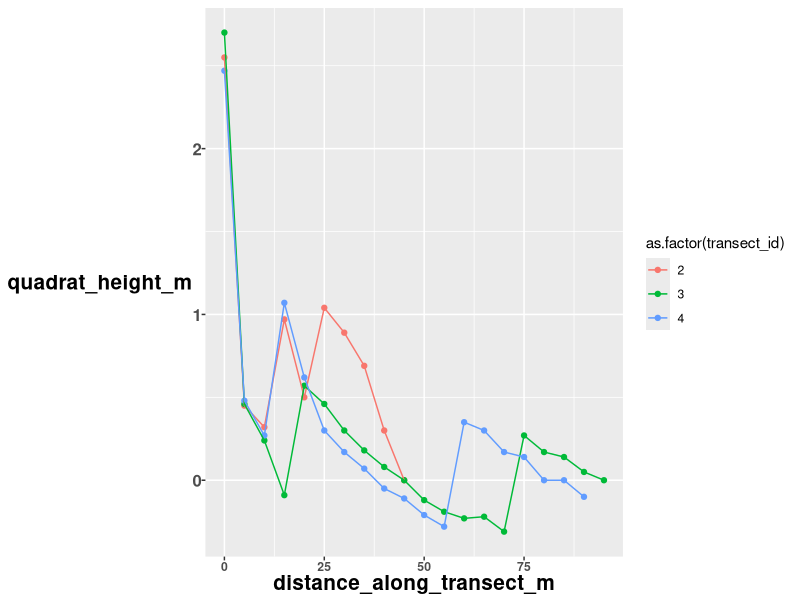

Write the R code that produced this figure.
##### IF YOU HAVEN'T INSTALLED PACKAGES RUN THIS, OTHERWISE SKIP IT #####
#install.packages("tidyverse")
#install.packages("plyr")
#install.packages("readxl")


##### WORKSPACE SET UP #####

## load packages
library(tidyverse)
library(plyr)
library(readxl)
library(ggplot2);theme_set(theme(axis.text.x = element_text(face="bold"),
                                   axis.text.y = element_text(size=12, face="bold"),
                                   axis.title.x = element_text(size=15, face="bold"),
                                   axis.title.y = element_text(size=15, face="bold")))

## tell R where to get the data. !!This is computer specific because it's where you downloaded the file
setwd("C:/Users/siobh/OneDrive - The University Of British Columbia/Project - Seaweed Seasonality Transects/seaweed_seasonality_2021-09-05/git_GW_seaweed_seasonality_transects")

## read in data
algae = read_excel("GW_seaweed_seasonality_transect_data.xlsx")
heights = read.csv("tideheights_with_quadrat_height.csv")


###### PLOT QUADRAT HEIGHTS ######
ggplot(heights, aes(y=quadrat_height_m, x=distance_along_transect_m, color=as.factor(transect_id)))+
  geom_point()+
  geom_line()


##### FORMAT DATA FOR ALGAL DATA FOR ANALYSIS ####
## remove transects 1 and 5
algae = subset(algae, algae$transect_id!=1& algae$transect_id!=5)


## how many total columns -> makes it so you don't have to edit numbers as new algae are added
n=ncol(algae)

## make all algae abundance columns numeric 
algae[,9:n] <- sapply(algae[,c(9:n)], as.numeric)

## fill empty cells (instances of 0 percnet cover) with 0
#algae[is.na(algae)]<-0

## pivot data. This is important for plotting and analysis later
algae.wide = algae %>% 
  pivot_longer(-c(1:8))

## rename value column
names(algae.wide)[names(algae.wide)=="value"]<-"percent_cover"

## separate out seaweed phylum info 
algae.wide = separate(data = algae.wide, 
                          col = name, 
                          into = c("seaweed_id","phylum"), 
                          sep = "__")

## make all the ulva_ be ulva_sp
algae.wide$seaweed_id=gsub("ulva_*", "ulvoid_sp__", algae.wide$seaweed_id)

## fix Ahnfeltia fastigiata
algae.wide$seaweed_id=gsub("ahnfeltia_sp", "ahnfeltia_fastigiata", algae.wide$seaweed_id)


## separate out old ulva species names
algae.wide = separate(data = algae.wide, 
                      col = seaweed_id, 
                      into = c("seaweed_id","old_ulva"), 
                      sep = "__")

## remove old ulva names and the donimant seaweed column
algae.wide = algae.wide[,-c(8,10)]


## remove times where percent coover is 0
algae.wide.sub = subset(algae.wide, algae.wide$percent_cover >0)

algae.wide.sub$seaweed_id = gsub("ulva_sp", "ulvoid_sp", algae.wide.sub$seaweed_id)

## summarize data to get list of seaweeds only found once
algae.wide.grouped = ddply(algae.wide.sub, c("seaweed_id"), 
                       summarise,
                       occurence = length(percent_cover))

## get list of algae found only once
once = subset(algae.wide.grouped, algae.wide.grouped$occurence==1)
once = c(unique(once$seaweed_id))

print(once)


## replace "crusticorallina_sp"  in data with "crustose_coralline"
algae.wide$seaweed_id=gsub("crusticorallina_sp", "crustose_coralline", algae.wide$seaweed_id)
algae.wide$seaweed_id=gsub("lithothamnion_sp", "crustose_coralline", algae.wide$seaweed_id)

## remove unkonwn seaweed
algae.wide = subset(algae.wide, algae.wide$seaweed_id!="unknown")

##### REMOVE SEAWEEDS ONLY FOUND ONCE AND THAT DON'T MAKE SENSE FROM THE DATASET #####
algae.wide.ns = subset(algae.wide, !(algae.wide$seaweed_id %in% c("plocamium_sp")))

##### ADD THE QUADRAT HEIGHT BY STADIAPOLE ######
## format the heigths file
heights.sub = heights[,c(1,2,11)]
#names(heights) <- c("transect_id", "distance_along_transect_m", "quadrat_height_m")

## join with cleaned algal data
algae.heights = full_join(heights.sub, algae.wide.ns)

algae.heights = subset(algae.heights, algae.heights$seaweed_id !="X")


#### fix time colum ####
algae.heights = separate(algae.heights,
                         col = "low_tide_time_local_time",
                         into = c("trash", "low_tide_time_local_time"),
                         sep=" ")


algae.heights = algae.heights[,-c(7)]

##### save the cleaned file #####
write.csv(algae.heights, "GW_seaweed_transects_data_cleaned.csv", row.names=FALSE)



